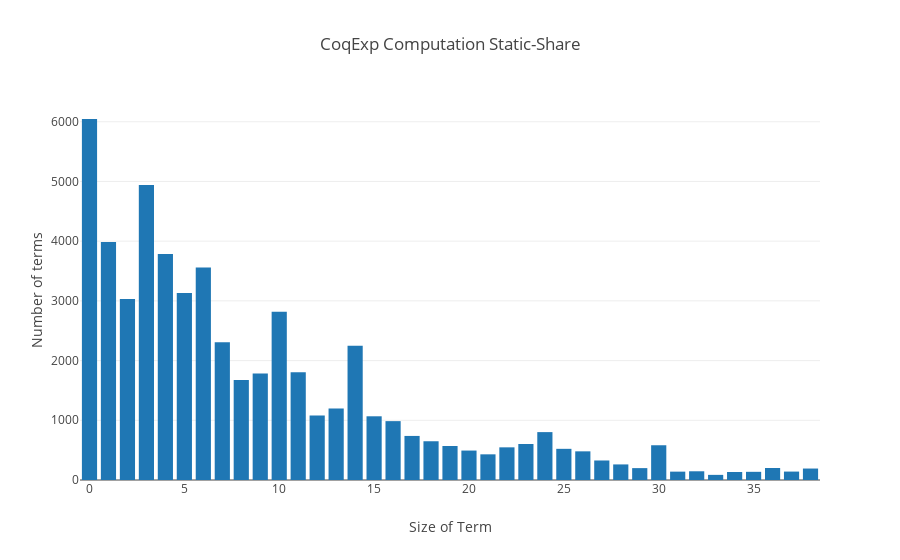

Notebook code cell kept with this figure:
### Code cell
import plotly
import plotly.plotly as py
import plotly.graph_objs as go

hist_sh, maxsize = tactr_stats.coqexp_comp_p('static_sh_comp', f_avg=False, f_trunc=True)
print("Maxsize", maxsize)
data = [go.Bar(x=[k for k, v in hist_sh.items()], y=[v for k, v in hist_sh.items()])]

layout = go.Layout(
    title='CoqExp Computation Static-Share',
    xaxis=dict(
        title='Size of Term'
    ),
    yaxis=dict(
        title='Number of terms',
    ),
)
fig = go.Figure(data=data, layout=layout)
plotly.offline.init_notebook_mode(connected=True)
plotly.offline.iplot(fig, filename='coqexp-sh-hist')

### Figure 1 — Plotly figure (JSON) as saved in the notebook; plotly's stock layout.template omitted (floating-point values rounded to 4 significant figures)
{"data": [{"type": "bar", "x": [0, 1, 2, 3, 4, 5, 6, 7, 8, 9, 10, 11, 12, 13, 14, 15, 16, 17, 18, 19, 20, 21, 22, 23, 24, 25, 26, 27, 28, 29, 30, 31, 32, 33, 34, 35, 36, 37, 38], "y": [6046, 3984, 3033, 4941, 3787, 3133, 3560, 2307, 1676, 1782, 2819, 1806, 1082, 1199, 2250, 1067, 986, 738, 649, 570, 493, 430, 547, 603, 802, 522, 480, 327, 261, 199, 582, 140, 146, 86, 134, 137, 201, 141, 192]}], "layout": {"title": "CoqExp Computation Static-Share", "xaxis": {"title": "Size of Term"}, "yaxis": {"title": "Number of terms"}}}
